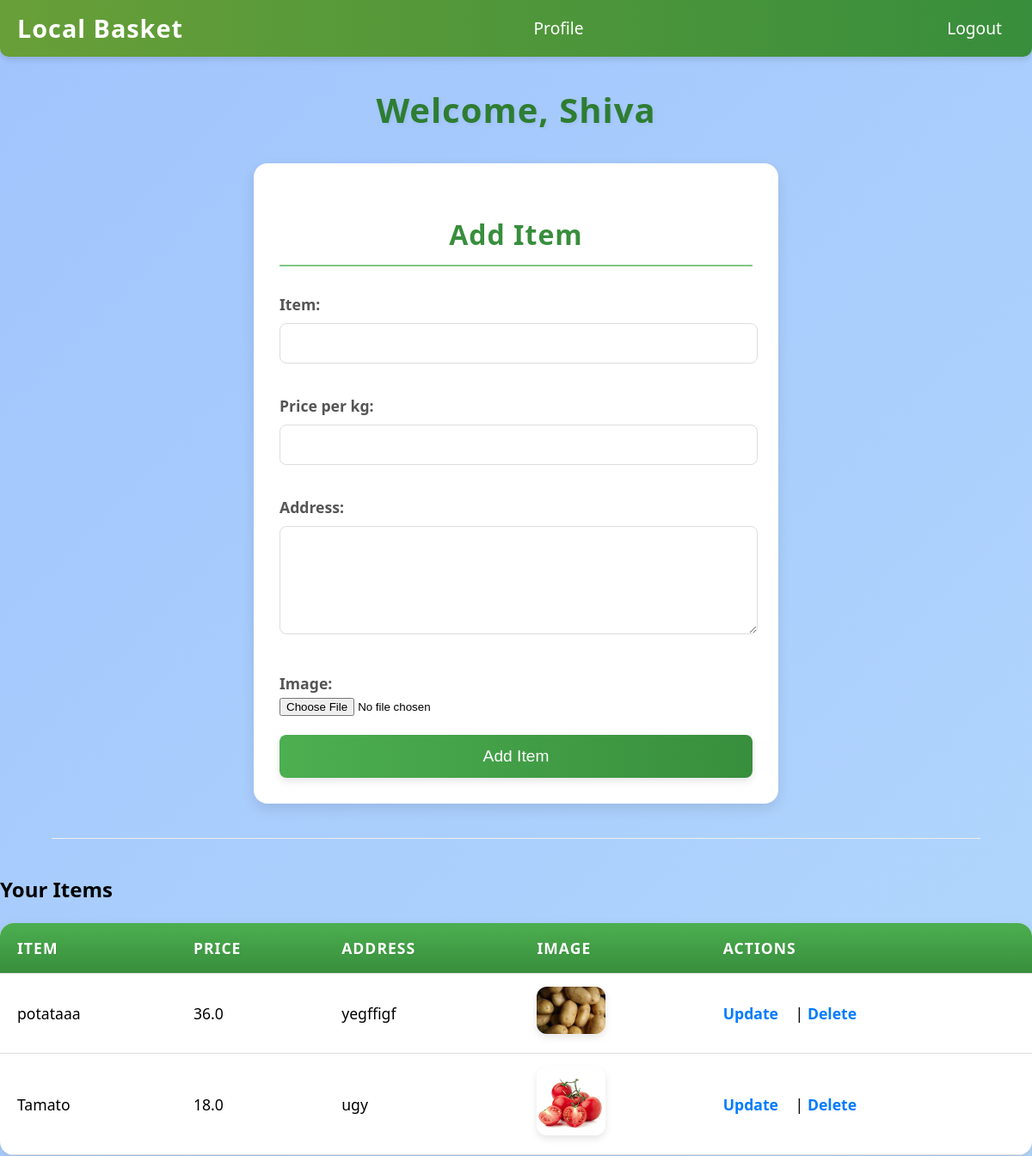
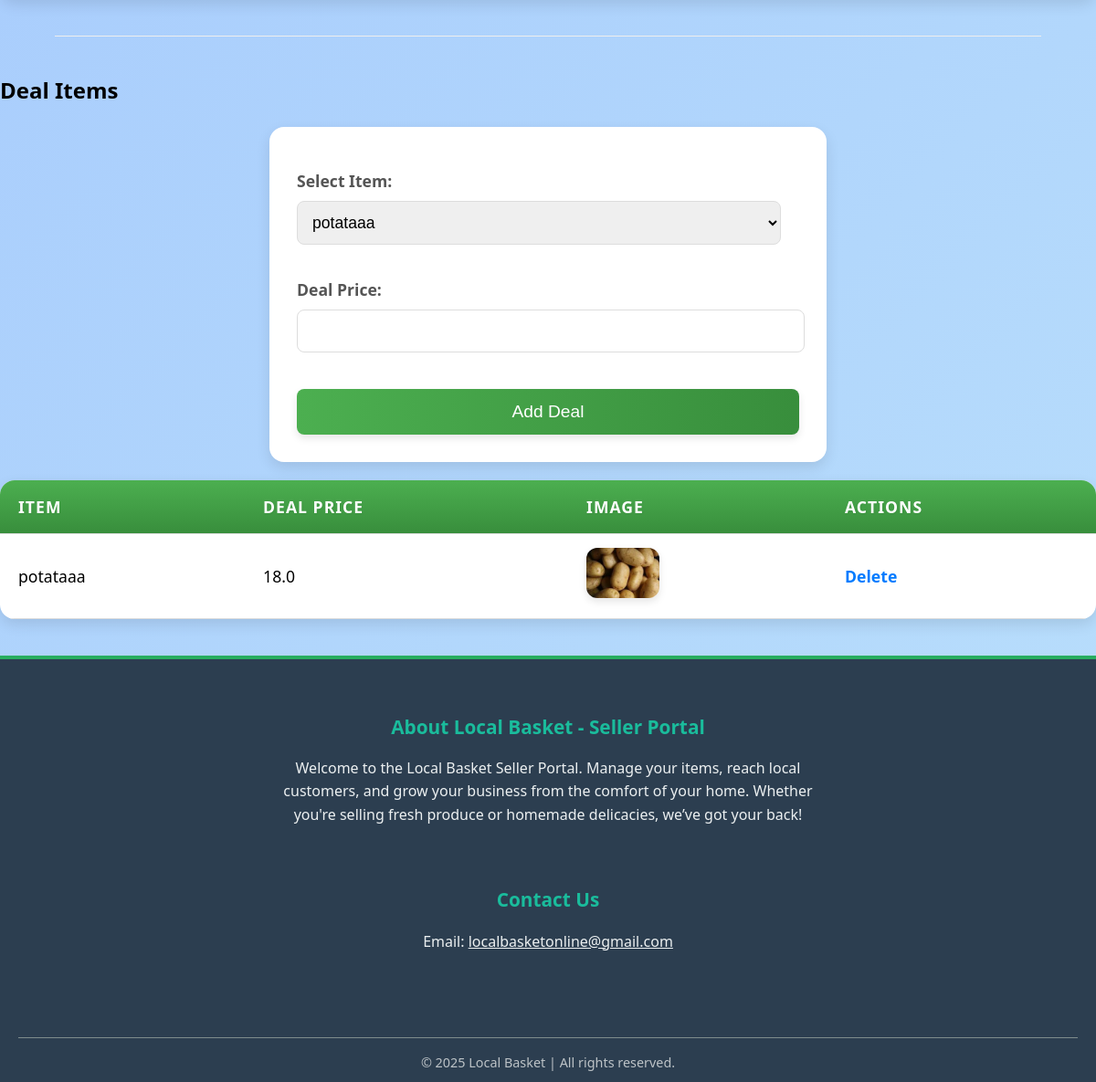
Screenshot of /seller/home/ (signed in) with the database file from the repository (2 pictures, top to bottom).
### accounts/models.py (models this page shows, shortened)
class CustomUser(AbstractBaseUser):
    email = models.EmailField(unique=True, null=True, blank=True)
    phone_number = models.CharField(max_length=15, unique=True, null=True, blank=True)
    first_name = models.CharField(max_length=30)
    last_name = models.CharField(max_length=30)
    address = models.CharField(max_length=255)
    is_buyer = models.BooleanField(default=False)
    is_seller = models.BooleanField(default=False)
    is_homemade = models.BooleanField(default=False)
    is_active = models.BooleanField(default=True)
    is_staff = models.BooleanField(default=False)
    date_joined = models.DateTimeField(auto_now_add=True)
    USERNAME_FIELD = 'email'
    REQUIRED_FIELDS = []
    objects = CustomUserManager()

### seller/models.py (models this page shows, shortened)
class SellerItem(models.Model):
    seller = models.ForeignKey(settings.AUTH_USER_MODEL, on_delete=models.CASCADE, related_name='seller_items')
    item = models.CharField(max_length=50)
    price = models.FloatField()
    address = models.TextField(default='')
    image = models.ImageField(upload_to='seller_item_images/', null=True, blank=True)

class DealItem(models.Model):
    seller_item = models.ForeignKey(SellerItem, on_delete=models.CASCADE, related_name='deal_items')
    deal_price = models.FloatField()
    is_active = models.BooleanField(default=True)

### seller/views.py (the view, shortened to what this page needs)
# urls.py: path('home/', seller_home, name='seller_home'),
@seller_required
def seller_home(request):
    form = SellerItemForm()
    seller_items = SellerItem.objects.filter(seller=request.user)
    local_items = LocalItem.objects.filter(seller=request.user)
    deal_items = DealItem.objects.filter(seller_item__seller=request.user)
    update_item = None
    if 'update' in request.GET:
        item_id = request.GET['update']
        update_item = get_object_or_404(LocalItem, id=item_id, seller=request.user)
        form = SellerItemForm(instance=update_item)
    context = {
        'form': form,
        'seller_items': seller_items,
        'local_items': local_items,
        'deal_items': deal_items,
        'update_item': update_item,
        'update_mode': update_item is not None,
    }
    return render(request, 'seller_home.html', context)

### seller/forms.py
class SellerItemForm(forms.ModelForm):
    class Meta:
        model = SellerItem
        fields = ['item', 'price', 'address', 'image']

### templates/seller_home.html (shortened to what this page needs)
{% load static %}
<!DOCTYPE html>
<html lang="en">
<head>
    <link rel="stylesheet" href="{% static 'css/seller_home.css' %}">
</head>
<body>
    <nav>
        <p>Local Basket</p>
        <a href="{% url 'accounts:profile' %}">Profile</a>
        <a href="{% url 'seller:seller_logout' %}">Logout</a>
    </nav>
    <h1>Welcome, {{ request.user.first_name }}</h1>
    <form method="post" enctype="multipart/form-data">
        <h2>{% if update_mode %}Update Item{% else %}Add Item{% endif %}</h2>
        <label for="item">Item:</label>
        <input type="text" name="item" id="item" value="{{ update_item.item|default:'' }}" required>
        <label for="price">Price per kg:</label>
        <input type="number" step="0.01" name="price" id="price" value="{{ update_item.price|default:'' }}" required>
        <label for="address">Address:</label>
        <textarea name="address" id="address" required>{{ update_item.address|default:'' }}</textarea>
        <label for="image">Image:</label>
        <input type="file" name="image" id="image">
        <button type="submit">{% if update_mode %}Update{% else %}Add{% endif %} Item</button>
    </form>
    <hr>
    <h2>Your Items</h2>
    <table>
        <tr>
            <th>Item</th>
            <th>Price</th>
            <th>Address</th>
            <th>Image</th>
            <th>Actions</th>
        </tr>
        {% for item in seller_items %}
        <tr>
            <td>{{ item.item }}</td>
            <td>{{ item.price }}</td>
            <td>{{ item.address }}</td>
            <td>
                {% if item.image %}
                    <img src="{{ item.image.url }}" width="80" height="80">
                {% else %}
                    No Image
                {% endif %}
            </td>
            <td>
                <a href="?update={{ item.id }}">Update</a> |
                <a href="{% url 'seller:delete_item' item.id %}">Delete</a>
            </td>
        </tr>
        {% empty %}
        <tr><td colspan="5">No items added yet.</td></tr>
        {% endfor %}
    </table>
    <hr>
    <h2>Deal Items</h2>
    <form method="post" action="{% url 'seller:seller_home' %}">
        <label for="seller_item_id">Select Item:</label>
        <select name="seller_item_id" id="seller_item_id" required>
            {% for item in seller_items %}
            <option value="{{ item.id }}">{{ item.item }}</option>
            {% endfor %}
        </select>
        <label for="deal_price">Deal Price:</label>
        <input type="number" step="0.01" name="deal_price" id="deal_price" required>
        <button type="submit" name="add_deal">Add Deal</button>
    </form>
    <table>
        <tr>
            <th>Item</th>
            <th>Deal Price</th>
            <th>Image</th>
            <th>Actions</th>
        </tr>
        {% for deal in deal_items %}
        <tr>
            <td>{{ deal.seller_item.item }}</td>
            <td>{{ deal.deal_price }}</td>
            <td>
                {% if deal.seller_item.image %}
                    <img src="{{ deal.seller_item.image.url }}" width="80" height="80">
                {% else %}
                    No Image
                {% endif %}
            </td>
            <td>
                <a href="{% url 'seller:delete_deal_item' deal.id %}">Delete</a>
            </td>
        </tr>
        {% empty %}
        <tr><td colspan="4">No deal items yet.</td></tr>
        {% endfor %}
    </table>
    <footer class="footer">
        <div class="footer-content">
            <div class="footer-about">
                <h4>About Local Basket - Seller Portal</h4>
                <p>Welcome to the Local Basket Seller Portal. Manage your items, reach local customers, and grow your business from the comfort of your home. Whether you're selling fresh produce or homemade delicacies, we’ve got your back!</p>
            </div>
            <div class="footer-contact">
                <h4>Contact Us</h4>
                <p>Email: <a href="mailto:localbasketonline@gmail.com">localbasketonline@gmail.com</a></p>
            </div>
            <div class="social-icons">
            </div>
        </div>
        <div class="footer-bottom">
            &copy; 2025 Local Basket | All rights reserved.
        </div>
    </footer>
</body>
</html>

### static/css/seller_home.css (style rules this page uses)
body { margin: 0; padding: 0; font-family: 'Segoe UI', Tahoma, Geneva, Verdana, sans-serif; background: linear-gradient(135deg, #a1c4fd, #c2e9fb, #d4fc79, #96e6a1); background-size: 400% 400%; animation: gradientBG 10s ease infinite; line-height: 1.6; }
nav { background: linear-gradient(to right, #689f38, #388e3c); padding: 10px 20px; color: white; display: flex; justify-content: space-between; align-items: center; position: sticky; top: 0; z-index: 100; box-shadow: 0 4px 6px rgba(0, 0, 0, 0.1); border-radius: 0 0 10px 10px; }
nav p { margin: 0; font-size: 1.8em; font-weight: bold; letter-spacing: 1px; }
nav a { color: white; text-decoration: none; margin: 0 15px; font-size: 1.2em; transition: color 0.3s ease, transform 0.2s ease; }
h1 { text-align: center; margin: 30px 0; color: #2e7d32; font-size: 2.5em; letter-spacing: 1px; text-shadow: 2px 2px 4px rgba(0, 0, 0, 0.05); }
form { background-color: white; padding: 30px; margin: 20px auto; border-radius: 16px; box-shadow: 0 6px 15px rgba(0, 0, 0, 0.1); max-width: 550px; width: 95%; transition: all 0.3s ease; }
form h2 { text-align: center; margin-bottom: 30px; color: #388e3c; font-size: 2em; letter-spacing: 1px; border-bottom: 2px solid #81c784; padding-bottom: 10px; }
form label { display: block; margin-top: 15px; font-weight: bold; color: #555; font-size: 1.1em; transition: color 0.3s ease; }
form input[type="text"], form input[type="number"], form textarea { width: calc(100% - 20px); padding: 12px; margin: 8px 0 20px 0; border: 1px solid #ddd; border-radius: 8px; font-size: 1.1em; transition: border-color 0.3s ease, box-shadow 0.3s ease; }
form textarea { resize: vertical; height: 100px; }
form button[type="submit"] { background: linear-gradient(to right, #4caf50, #388e3c); color: white; padding: 14px 25px; border: none; border-radius: 8px; cursor: pointer; font-size: 1.2em; transition: all 0.3s ease; width: 100%; margin-top: 20px; box-shadow: 0 4px 8px rgba(0, 0, 0, 0.1); }
hr { margin: 40px auto; border: 0; border-top: 1px solid #eee; max-width: 90%; }
table { width: 100%; border-collapse: collapse; margin: 20px auto; background-color: white; border-radius: 16px; box-shadow: 0 6px 15px rgba(0, 0, 0, 0.1); overflow: hidden; transition: all 0.3s ease; }
table th, table td { padding: 15px 20px; border-bottom: 1px solid #ddd; text-align: left; font-size: 1.1em; }
table th { background: linear-gradient(to bottom, #4caf50, #388e3c); color: white; font-weight: bold; text-transform: uppercase; letter-spacing: 1px; text-shadow: 1px 1px 2px rgba(0, 0, 0, 0.05); }
table img { border-radius: 12px; max-width: 100%; height: auto; box-shadow: 0 4px 8px rgba(0, 0, 0, 0.1); transition: transform 0.3s ease; }
table td a { color: #007bff; text-decoration: none; margin-right: 15px; font-weight: bold; transition: color 0.3s ease, transform 0.2s ease; }
select, #seller_item_id { width: calc(100% - 20px); padding: 12px; margin: 8px 0 20px 0; border: 1px solid #ddd; border-radius: 8px; font-size: 1.1em; transition: border-color 0.3s ease, box-shadow 0.3s ease; }
.footer { background-color: #2c3e50; color: #ecf0f1; padding: 30px 20px 10px; margin-top: 40px; border-top: 4px solid #27ae60; font-family: 'Segoe UI', Tahoma, Geneva, Verdana, sans-serif; text-align: center; }
.footer-content { max-width: 800px; margin: 0 auto; display: flex; flex-direction: column; align-items: center; gap: 20px; }
.footer-about, .footer-contact { max-width: 600px; }
.footer-about h4, .footer-contact h4 { font-size: 1.3rem; margin-bottom: 10px; color: #1abc9c; }
.footer-about p, .footer-contact p { font-size: 1rem; line-height: 1.6; }
.footer-contact a { color: #ecf0f1; text-decoration: underline; }
.social-icons { margin-top: 10px; }
.footer-bottom { text-align: center; padding-top: 15px; font-size: 0.9rem; border-top: 1px solid #7f8c8d; margin-top: 20px; color: #bdc3c7; }

### rows the page displays
CustomUser: user.first_name "Shiva"
SellerItem: item "potataaa", price "36.0", address "yegffigf", image (picture)
SellerItem: item "Tamato", price "18.0", address "ugy", image (picture)
DealItem: seller_item.item "potataaa", deal_price "18.0", seller_item.image (picture)

### other values shown
form field seller_item_id "potataaa"
